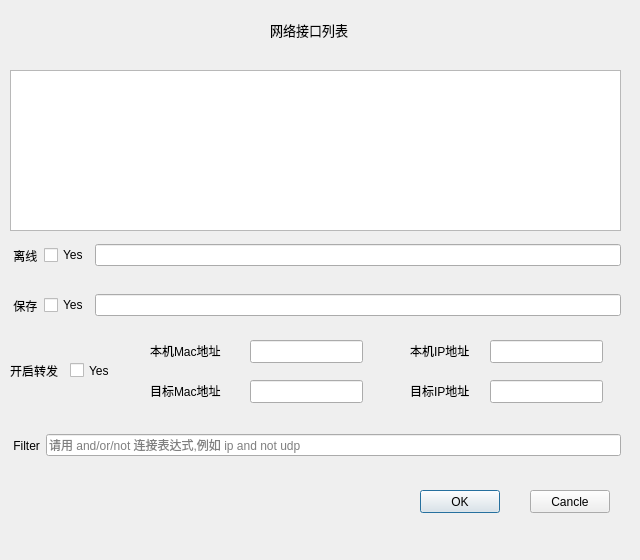
<?xml version="1.0" encoding="UTF-8"?>
<ui version="4.0">
 <class>SelectDialog</class>
 <widget class="QDialog" name="SelectDialog">
  <property name="geometry">
   <rect>
    <x>0</x>
    <y>0</y>
    <width>640</width>
    <height>560</height>
   </rect>
  </property>
  <property name="windowTitle">
   <string>参数选择</string>
  </property>
  <widget class="QWidget" name="verticalLayoutWidget">
   <property name="geometry">
    <rect>
     <x>10</x>
     <y>70</y>
     <width>611</width>
     <height>161</height>
    </rect>
   </property>
   <layout class="QVBoxLayout" name="verticalLayout">
    <item>
     <widget class="QListWidget" name="devList"/>
    </item>
   </layout>
  </widget>
  <widget class="QWidget" name="horizontalLayoutWidget">
   <property name="geometry">
    <rect>
     <x>10</x>
     <y>230</y>
     <width>611</width>
     <height>51</height>
    </rect>
   </property>
   <layout class="QHBoxLayout" name="horizontalLayout">
    <item>
     <widget class="QLabel" name="label">
      <property name="text">
       <string> 离线</string>
      </property>
     </widget>
    </item>
    <item>
     <widget class="QCheckBox" name="checkBoxOffline">
      <property name="text">
       <string>Yes</string>
      </property>
     </widget>
    </item>
    <item>
     <widget class="QLineEdit" name="FilePath"/>
    </item>
   </layout>
  </widget>
  <widget class="QWidget" name="horizontalLayoutWidget_3">
   <property name="geometry">
    <rect>
     <x>10</x>
     <y>280</y>
     <width>611</width>
     <height>51</height>
    </rect>
   </property>
   <layout class="QHBoxLayout" name="horizontalLayout_3">
    <item>
     <widget class="QLabel" name="label_3">
      <property name="text">
       <string> 保存</string>
      </property>
     </widget>
    </item>
    <item>
     <widget class="QCheckBox" name="checkBoxSave">
      <property name="text">
       <string>Yes</string>
      </property>
     </widget>
    </item>
    <item>
     <widget class="QLineEdit" name="savepath">
      <property name="inputMask">
       <string/>
      </property>
      <property name="text">
       <string/>
      </property>
      <property name="clearButtonEnabled">
       <bool>false</bool>
      </property>
     </widget>
    </item>
   </layout>
  </widget>
  <widget class="QPushButton" name="OK">
   <property name="geometry">
    <rect>
     <x>420</x>
     <y>490</y>
     <width>80</width>
     <height>23</height>
    </rect>
   </property>
   <property name="text">
    <string>OK</string>
   </property>
  </widget>
  <widget class="QPushButton" name="Cancle">
   <property name="geometry">
    <rect>
     <x>530</x>
     <y>490</y>
     <width>80</width>
     <height>23</height>
    </rect>
   </property>
   <property name="text">
    <string>Cancle</string>
   </property>
  </widget>
  <widget class="QWidget" name="horizontalLayoutWidget_4">
   <property name="geometry">
    <rect>
     <x>10</x>
     <y>420</y>
     <width>611</width>
     <height>51</height>
    </rect>
   </property>
   <layout class="QHBoxLayout" name="horizontalLayout_4">
    <item>
     <widget class="QLabel" name="label_4">
      <property name="text">
       <string> Filter</string>
      </property>
     </widget>
    </item>
    <item>
     <widget class="QLineEdit" name="filter">
      <property name="placeholderText">
       <string>请用 and/or/not 连接表达式,例如 ip and not udp</string>
      </property>
     </widget>
    </item>
   </layout>
  </widget>
  <widget class="QLabel" name="label_5">
   <property name="geometry">
    <rect>
     <x>270</x>
     <y>20</y>
     <width>81</width>
     <height>20</height>
    </rect>
   </property>
   <property name="font">
    <font>
     <pointsize>10</pointsize>
    </font>
   </property>
   <property name="text">
    <string>网络接口列表</string>
   </property>
  </widget>
  <widget class="QCheckBox" name="retran">
   <property name="geometry">
    <rect>
     <x>70</x>
     <y>360</y>
     <width>71</width>
     <height>21</height>
    </rect>
   </property>
   <property name="text">
    <string>Yes</string>
   </property>
  </widget>
  <widget class="QLabel" name="label_2">
   <property name="geometry">
    <rect>
     <x>10</x>
     <y>360</y>
     <width>61</width>
     <height>21</height>
    </rect>
   </property>
   <property name="text">
    <string>开启转发</string>
   </property>
  </widget>
  <widget class="QLineEdit" name="my_Mac">
   <property name="enabled">
    <bool>true</bool>
   </property>
   <property name="geometry">
    <rect>
     <x>250</x>
     <y>340</y>
     <width>113</width>
     <height>23</height>
    </rect>
   </property>
  </widget>
  <widget class="QLineEdit" name="my_Ip">
   <property name="enabled">
    <bool>true</bool>
   </property>
   <property name="geometry">
    <rect>
     <x>490</x>
     <y>340</y>
     <width>113</width>
     <height>23</height>
    </rect>
   </property>
  </widget>
  <widget class="QLabel" name="label_6">
   <property name="geometry">
    <rect>
     <x>150</x>
     <y>340</y>
     <width>81</width>
     <height>21</height>
    </rect>
   </property>
   <property name="text">
    <string>本机Mac地址</string>
   </property>
  </widget>
  <widget class="QLabel" name="label_7">
   <property name="geometry">
    <rect>
     <x>410</x>
     <y>340</y>
     <width>71</width>
     <height>21</height>
    </rect>
   </property>
   <property name="text">
    <string>本机IP地址</string>
   </property>
  </widget>
  <widget class="QLineEdit" name="to_Mac">
   <property name="enabled">
    <bool>true</bool>
   </property>
   <property name="geometry">
    <rect>
     <x>250</x>
     <y>380</y>
     <width>113</width>
     <height>23</height>
    </rect>
   </property>
  </widget>
  <widget class="QLabel" name="label_8">
   <property name="geometry">
    <rect>
     <x>410</x>
     <y>380</y>
     <width>71</width>
     <height>21</height>
    </rect>
   </property>
   <property name="text">
    <string>目标IP地址</string>
   </property>
  </widget>
  <widget class="QLabel" name="label_9">
   <property name="geometry">
    <rect>
     <x>150</x>
     <y>380</y>
     <width>81</width>
     <height>21</height>
    </rect>
   </property>
   <property name="text">
    <string>目标Mac地址</string>
   </property>
  </widget>
  <widget class="QLineEdit" name="to_Ip">
   <property name="enabled">
    <bool>true</bool>
   </property>
   <property name="geometry">
    <rect>
     <x>490</x>
     <y>380</y>
     <width>113</width>
     <height>23</height>
    </rect>
   </property>
  </widget>
 </widget>
 <resources/>
 <connections/>
</ui>
